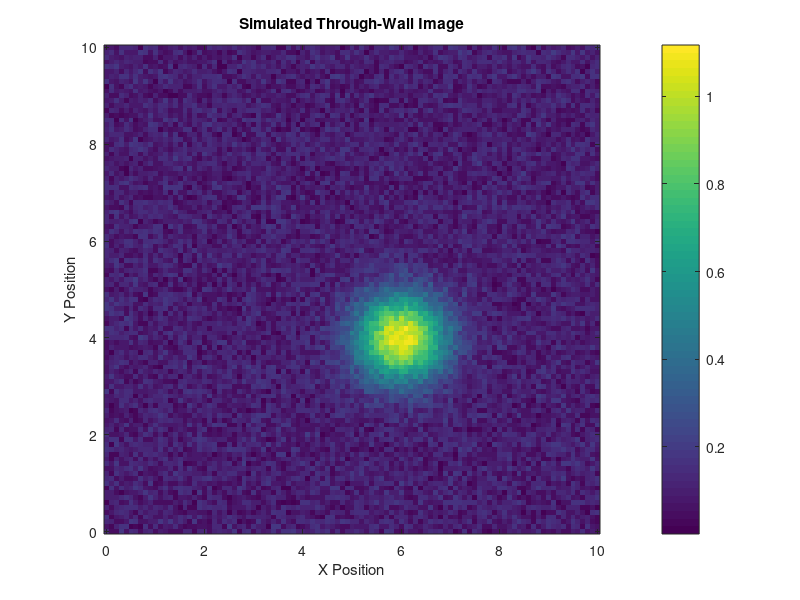

Source code (MATLAB):
clc
clear
close all

% Define the area behind the wall
x = 0:0.1:10;
y = 0:0.1:10;

% Create a 2D grid
[X,Y] = meshgrid(x,y);

% Simulated human position
human_x = 6;
human_y = 4;

% Simulated reflected signal from the human
human_response = exp(-((X-human_x).^2 + (Y-human_y).^2) / 0.8);

% Add wall clutter
wall_clutter = 0.15 * rand(size(X));

% Add noise
noise = 0.05 * rand(size(X));

% Simulated received measurement
twi_image = human_response + wall_clutter + noise;

% Display the simulated TWI image
figure

imagesc(x,y,twi_image)

xlabel('X Position')
ylabel('Y Position')
title('Simulated Through-Wall Image')

colorbar
axis xy
